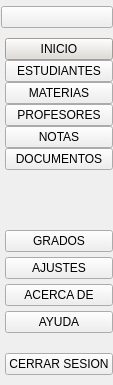
     <widget class="QCustomSlideMenu" name="menuContenedorIzquierdo" native="true">
      <property name="maximumSize">
       <size>
        <width>42</width>
        <height>16777215</height>
       </size>
      </property>
      <layout class="QVBoxLayout" name="verticalLayout">
       <property name="spacing">
        <number>0</number>
       </property>
       <property name="leftMargin">
        <number>0</number>
       </property>
       <property name="topMargin">
        <number>0</number>
       </property>
       <property name="rightMargin">
        <number>0</number>
       </property>
       <property name="bottomMargin">
        <number>0</number>
       </property>
       <item>
        <widget class="QWidget" name="subMenuContenedorIzquierdo" native="true">
         <layout class="QVBoxLayout" name="verticalLayout_2">
          <property name="spacing">
           <number>0</number>
          </property>
          <property name="leftMargin">
           <number>0</number>
          </property>
          <property name="topMargin">
           <number>0</number>
          </property>
          <property name="rightMargin">
           <number>0</number>
          </property>
          <property name="bottomMargin">
           <number>0</number>
          </property>
          <item>
           <widget class="QFrame" name="frame">
            <property name="frameShape">
             <enum>QFrame::NoFrame</enum>
            </property>
            <layout class="QVBoxLayout" name="verticalLayout_3">
             <property name="spacing">
              <number>0</number>
             </property>
             <property name="leftMargin">
              <number>1</number>
             </property>
             <property name="topMargin">
              <number>6</number>
             </property>
             <property name="rightMargin">
              <number>0</number>
             </property>
             <property name="bottomMargin">
              <number>0</number>
             </property>
             <item>
              <widget class="QPushButton" name="menuBoton">
               <property name="sizePolicy">
                <sizepolicy hsizetype="Minimum" vsizetype="Fixed">
                 <horstretch>0</horstretch>
                 <verstretch>0</verstretch>
                </sizepolicy>
               </property>
               <property name="minimumSize">
                <size>
                 <width>0</width>
                 <height>0</height>
                </size>
               </property>
               <property name="contextMenuPolicy">
                <enum>Qt::NoContextMenu</enum>
               </property>
               <property name="toolTip">
                <string>Menu</string>
               </property>
               <property name="layoutDirection">
                <enum>Qt::LeftToRight</enum>
               </property>
               <property name="text">
                <string />
               </property>
               <property name="icon">
                <iconset resource="../../../../Desktop/Proyecto Andres Bello/Aplicacion V2.1-AndresBello/Qss/icons/_icons.qrc">
                 <normaloff>:/font_awesome_solid/icons/font_awesome/solid/align-justify.png</normaloff>:/font_awesome_solid/icons/font_awesome/solid/align-justify.png</iconset>
               </property>
               <property name="iconSize">
                <size>
                 <width>30</width>
                 <height>30</height>
                </size>
               </property>
              </widget>
             </item>
            </layout>
           </widget>
          </item>
          <item>
           <widget class="QFrame" name="frame_2">
            <property name="sizePolicy">
             <sizepolicy hsizetype="Preferred" vsizetype="Expanding">
              <horstretch>0</horstretch>
              <verstretch>0</verstretch>
             </sizepolicy>
            </property>
            <property name="contextMenuPolicy">
             <enum>Qt::NoContextMenu</enum>
            </property>
            <property name="frameShape">
             <enum>QFrame::NoFrame</enum>
            </property>
            <layout class="QVBoxLayout" name="verticalLayout_4">
             <property name="spacing">
              <number>0</number>
             </property>
             <property name="leftMargin">
              <number>5</number>
             </property>
             <property name="topMargin">
              <number>10</number>
             </property>
             <property name="rightMargin">
              <number>0</number>
             </property>
             <property name="bottomMargin">
              <number>10</number>
             </property>
             <item>
              <widget class="QPushButton" name="inicioBoton">
               <property name="sizePolicy">
                <sizepolicy hsizetype="Minimum" vsizetype="Fixed">
                 <horstretch>0</horstretch>
                 <verstretch>0</verstretch>
                </sizepolicy>
               </property>
               <property name="toolTip">
                <string>Inicio</string>
               </property>
               <property name="layoutDirection">
                <enum>Qt::LeftToRight</enum>
               </property>
               <property name="autoFillBackground">
                <bool>false</bool>
               </property>
               <property name="styleSheet">
                <string notr="true">background-color: #e0dcd5;</string>
               </property>
               <property name="text">
                <string>INICIO</string>
               </property>
               <property name="icon">
                <iconset resource="../../../../Desktop/Proyecto Andres Bello/Aplicacion V2.1-AndresBello/Qss/icons/_icons.qrc">
                 <normaloff>:/feather/icons/feather/home.png</normaloff>:/feather/icons/feather/home.png</iconset>
               </property>
               <property name="iconSize">
                <size>
                 <width>32</width>
                 <height>32</height>
                </size>
               </property>
              </widget>
             </item>
             <item>
              <widget class="QPushButton" name="estudianteBoton">
               <property name="toolTip">
                <string>Estudiantes</string>
               </property>
               <property name="layoutDirection">
                <enum>Qt::LeftToRight</enum>
               </property>
               <property name="text">
                <string>ESTUDIANTES</string>
               </property>
               <property name="icon">
                <iconset resource="../../../../Desktop/Proyecto Andres Bello/Aplicacion V2.1-AndresBello/Qss/icons/_icons.qrc">
                 <normaloff>:/font_awesome_solid/icons/font_awesome/solid/user-large.png</normaloff>:/font_awesome_solid/icons/font_awesome/solid/user-large.png</iconset>
               </property>
               <property name="iconSize">
                <size>
                 <width>32</width>
                 <height>32</height>
                </size>
               </property>
              </widget>
             </item>
             <item>
              <widget class="QPushButton" name="materiaBoton">
               <property name="toolTip">
                <string>Materias</string>
               </property>
               <property name="text">
                <string>MATERIAS</string>
               </property>
               <property name="icon">
                <iconset resource="../../../../Desktop/Proyecto Andres Bello/Aplicacion V2.1-AndresBello/Qss/icons/_icons.qrc">
                 <normaloff>:/feather/icons/feather/layers.png</normaloff>:/feather/icons/feather/layers.png</iconset>
               </property>
               <property name="iconSize">
                <size>
                 <width>32</width>
                 <height>32</height>
                </size>
               </property>
              </widget>
             </item>
             <item>
              <widget class="QPushButton" name="profesorBoton">
               <property name="toolTip">
                <string>Profesores</string>
               </property>
               <property name="text">
                <string>PROFESORES</string>
               </property>
               <property name="icon">
                <iconset resource="../../../../Desktop/Proyecto Andres Bello/Aplicacion V2.1-AndresBello/Qss/icons/_icons.qrc">
                 <normaloff>:/font_awesome_solid/icons/font_awesome/solid/user-group.png</normaloff>:/font_awesome_solid/icons/font_awesome/solid/user-group.png</iconset>
               </property>
               <property name="iconSize">
                <size>
                 <width>32</width>
                 <height>32</height>
                </size>
               </property>
              </widget>
             </item>
             <item>
              <widget class="QPushButton" name="notaBoton">
               <property name="toolTip">
                <string>Notas</string>
               </property>
               <property name="text">
                <string>NOTAS</string>
               </property>
               <property name="icon">
                <iconset resource="../../../../Desktop/Proyecto Andres Bello/Aplicacion V2.1-AndresBello/Qss/icons/_icons.qrc">
                 <normaloff>:/feather/icons/feather/clipboard.png</normaloff>:/feather/icons/feather/clipboard.png</iconset>
               </property>
               <property name="iconSize">
                <size>
                 <width>32</width>
                 <height>32</height>
                </size>
               </property>
              </widget>
             </item>
             <item>
              <widget class="QPushButton" name="documentoBoton">
               <property name="toolTip">
                <string>Documentos</string>
               </property>
               <property name="text">
                <string>DOCUMENTOS</string>
               </property>
               <property name="icon">
                <iconset resource="../../../../Desktop/Proyecto Andres Bello/Aplicacion V2.1-AndresBello/Qss/icons/_icons.qrc">
                 <normaloff>:/font_awesome_solid/icons/font_awesome/solid/print.png</normaloff>:/font_awesome_solid/icons/font_awesome/solid/print.png</iconset>
               </property>
               <property name="iconSize">
                <size>
                 <width>32</width>
                 <height>32</height>
                </size>
               </property>
              </widget>
             </item>
             <item>
              <spacer name="verticalSpacer">
               <property name="orientation">
                <enum>Qt::Vertical</enum>
               </property>
               <property name="sizeHint" stdset="0">
                <size>
                 <width>20</width>
                 <height>40</height>
                </size>
               </property>
              </spacer>
             </item>
            </layout>
           </widget>
          </item>
          <item>
           <widget class="QFrame" name="frame_3">
            <property name="frameShape">
             <enum>QFrame::NoFrame</enum>
            </property>
            <layout class="QVBoxLayout" name="verticalLayout_5">
             <property name="spacing">
              <number>5</number>
             </property>
             <property name="leftMargin">
              <number>5</number>
             </property>
             <property name="topMargin">
              <number>10</number>
             </property>
             <property name="rightMargin">
              <number>0</number>
             </property>
             <property name="bottomMargin">
              <number>10</number>
             </property>
             <item>
              <widget class="QPushButton" name="gradosBoton">
               <property name="toolTip">
                <string>Grados</string>
               </property>
               <property name="text">
                <string>GRADOS</string>
               </property>
               <property name="icon">
                <iconset resource="../../../../Desktop/Proyecto Andres Bello/Aplicacion V2.1-AndresBello/Qss/icons/_icons.qrc">
                 <normaloff>:/font_awesome_solid/icons/font_awesome/solid/graduation-cap.png</normaloff>:/font_awesome_solid/icons/font_awesome/solid/graduation-cap.png</iconset>
               </property>
               <property name="iconSize">
                <size>
                 <width>32</width>
                 <height>32</height>
                </size>
               </property>
              </widget>
             </item>
             <item>
              <widget class="QPushButton" name="ajustesBoton">
               <property name="toolTip">
                <string>Ajustes</string>
               </property>
               <property name="text">
                <string>AJUSTES</string>
               </property>
               <property name="icon">
                <iconset resource="../../../../Desktop/Proyecto Andres Bello/Aplicacion V2.1-AndresBello/Qss/icons/_icons.qrc">
                 <normaloff>:/feather/icons/feather/settings.png</normaloff>:/feather/icons/feather/settings.png</iconset>
               </property>
               <property name="iconSize">
                <size>
                 <width>32</width>
                 <height>32</height>
                </size>
               </property>
              </widget>
             </item>
             <item>
              <widget class="QPushButton" name="acercaDeBoton">
               <property name="toolTip">
                <string>Acerca de</string>
               </property>
               <property name="text">
                <string>ACERCA DE</string>
               </property>
               <property name="icon">
                <iconset resource="../../../../Desktop/Proyecto Andres Bello/Aplicacion V2.1-AndresBello/Qss/icons/_icons.qrc">
                 <normaloff>:/feather/icons/feather/alert-circle.png</normaloff>:/feather/icons/feather/alert-circle.png</iconset>
               </property>
               <property name="iconSize">
                <size>
                 <width>32</width>
                 <height>32</height>
                </size>
               </property>
              </widget>
             </item>
             <item>
              <widget class="QPushButton" name="ayudaBoton">
               <property name="toolTip">
                <string>Ayuda</string>
               </property>
               <property name="text">
                <string>AYUDA</string>
               </property>
               <property name="icon">
                <iconset resource="../../../../Desktop/Proyecto Andres Bello/Aplicacion V2.1-AndresBello/Qss/icons/_icons.qrc">
                 <normaloff>:/material_design/icons/material_design/help_outline.png</normaloff>:/material_design/icons/material_design/help_outline.png</iconset>
               </property>
               <property name="iconSize">
                <size>
                 <width>32</width>
                 <height>32</height>
                </size>
               </property>
              </widget>
             </item>
            </layout>
           </widget>
          </item>
          <item>
           <widget class="QFrame" name="frame_4">
            <property name="frameShape">
             <enum>QFrame::NoFrame</enum>
            </property>
            <layout class="QVBoxLayout" name="verticalLayout_6">
             <property name="spacing">
              <number>0</number>
             </property>
             <property name="leftMargin">
              <number>5</number>
             </property>
             <property name="topMargin">
              <number>10</number>
             </property>
             <property name="rightMargin">
              <number>0</number>
             </property>
             <property name="bottomMargin">
              <number>10</number>
             </property>
             <item>
              <widget class="QPushButton" name="cerrarSesionBoton">
               <property name="toolTip">
                <string>Cerrar Sesion</string>
               </property>
               <property name="text">
                <string>CERRAR SESION</string>
               </property>
               <property name="icon">
                <iconset resource="../../../../Desktop/Proyecto Andres Bello/Aplicacion V2.1-AndresBello/Qss/icons/_icons.qrc">
                 <normaloff>:/font_awesome_solid/icons/font_awesome/solid/lock.png</normaloff>:/font_awesome_solid/icons/font_awesome/solid/lock.png</iconset>
               </property>
               <property name="iconSize">
                <size>
                 <width>32</width>
                 <height>32</height>
                </size>
               </property>
              </widget>
             </item>
            </layout>
           </widget>
          </item>
         </layout>
        </widget>
       </item>
      </layout>
     </widget>
